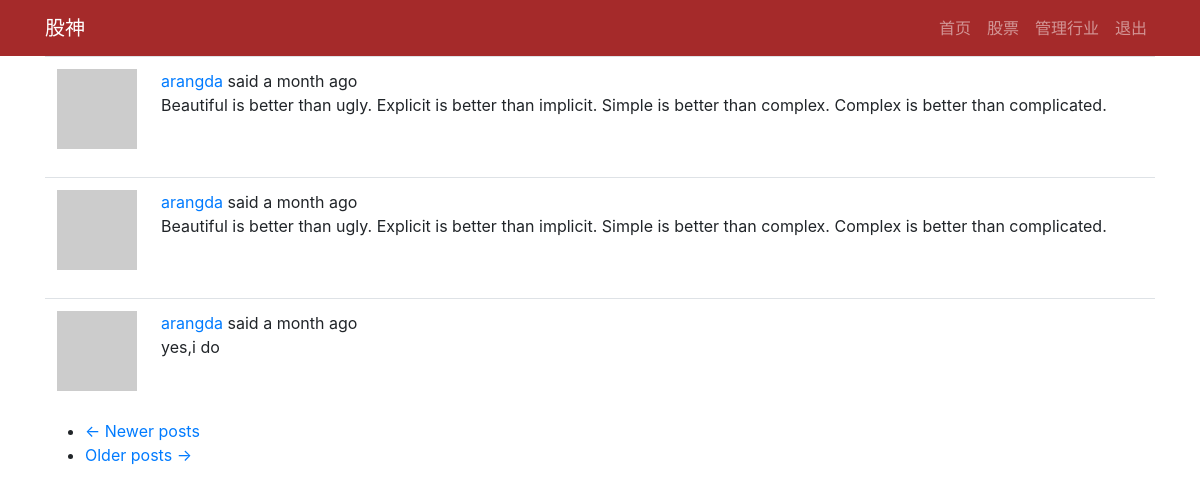
Page /explore (signed in) on the committed database.
### app/models.py (models this page shows, shortened)
class Post(db.Model):
    id = db.Column(db.Integer,primary_key=True)
    body = db.Column(db.String(140))
    timestamp = db.Column(db.DateTime,index=True,default=datetime.utcnow)
    user_id = db.Column(db.Integer,db.ForeignKey('user.id'))
    language = db.Column(db.String(5))

### app/main/routes.py (the view)
@bp.route('/explore')
@login_required
def explore():
    page = request.args.get('page',1,type=int)
    posts = Post.query.order_by(Post.timestamp.desc()).paginate(
        page,current_app.config['POSTS_PER_PAGE'],False
    )
    next_url = url_for('main.index',page=posts.next_num) if posts.has_next else None
    prev_url = url_for('main.index',page=posts.prev_num) if posts.has_prev else None
    return render_template('index.html',title='Explore',posts=posts.items,next_url=next_url,prev_url=prev_url)

### app/main/routes.py (called while the page is built)
@bp.before_app_request
def before_request():
    g.locale = str(get_locale())
    if current_user.is_authenticated:
        current_user.last_seen = datetime.utcnow()
        db.session.commit()

### app/models.py (called while the page is built)
@login.user_loader
def load_user(id):
    return User.query.get(int(id))

    def avatar(self,size):
        digest = md5(self.email.lower().encode('utf-8')).hexdigest()
        return 'https://www.gravatar.com/avatar/{}?d=identicon&s={}'.format(digest,size)

    def get_tasks_in_progress(self):
        return Task.query.filter_by(user=self, complete=False).all()

### app/templates/index.html (shortened to what this page needs)
{% extends "base.html" %}
{% from 'bootstrap/form.html' import render_form %}
{% block app_content %}
    <h1>Hi,{{ current_user.username }}!</h1>
    {% for post in posts %}
    {% include '_post.html' %}
    {% endfor %}
    <nav aria-label="...">
        <ul class="pager">
            <li class="previous{% if not prev_url %} disabled{% endif %}">
                <a href="{{ prev_url or '#' }}">
                    <span aria-hidden="true">&larr;</span> {{ _('Newer posts') }}
                </a>
            </li>
            <li class="next{% if not next_url %} disabled{% endif %}">
                <a href="{{ next_url or '#' }}">
                    {{ _('Older posts') }} <span aria-hidden="true">&rarr;</span>
                </a>
            </li>
        </ul>
    </nav>
{% endblock %}

### app/templates/_post.html (shortened to what this page needs)
<table class="table table-hover">
    <tr>
        <td width="70px">
            <a href="{{ url_for('main.user', username=post.author.username) }}">
                <img src="{{ post.author.avatar(70) }}" />
            </a>
        </td>
        <td>
            {{ _('%(username)s said %(when)s',username=user_link,when=moment(post.timestamp).fromNow()) }}
            <br>
            <span id="post{{ post.id }}">{{ post.body }}</span>
        </td>
    </tr>
</table>

### rows in the picture
Post: body "Beautiful is better than ugly. Explicit is better than implicit. Simple is better than complex. Complex is better than complicated."
Post: body "Beautiful is better than ugly. Explicit is better than implicit. Simple is better than complex. Complex is better than complicated."
Post: body "yes,i do"

### other values in the picture
{{ render_nav_item('main.index', '首页',None,True) }} "首页"
{{ render_nav_item('shares.gupiao', '股票',None,True) }} "股票"
{{ render_nav_item('shares.manage_category', '管理行业',None,True) }} "管理行业"
{{ render_nav_item('auth.logout', '退出',None,True) }} "退出"
